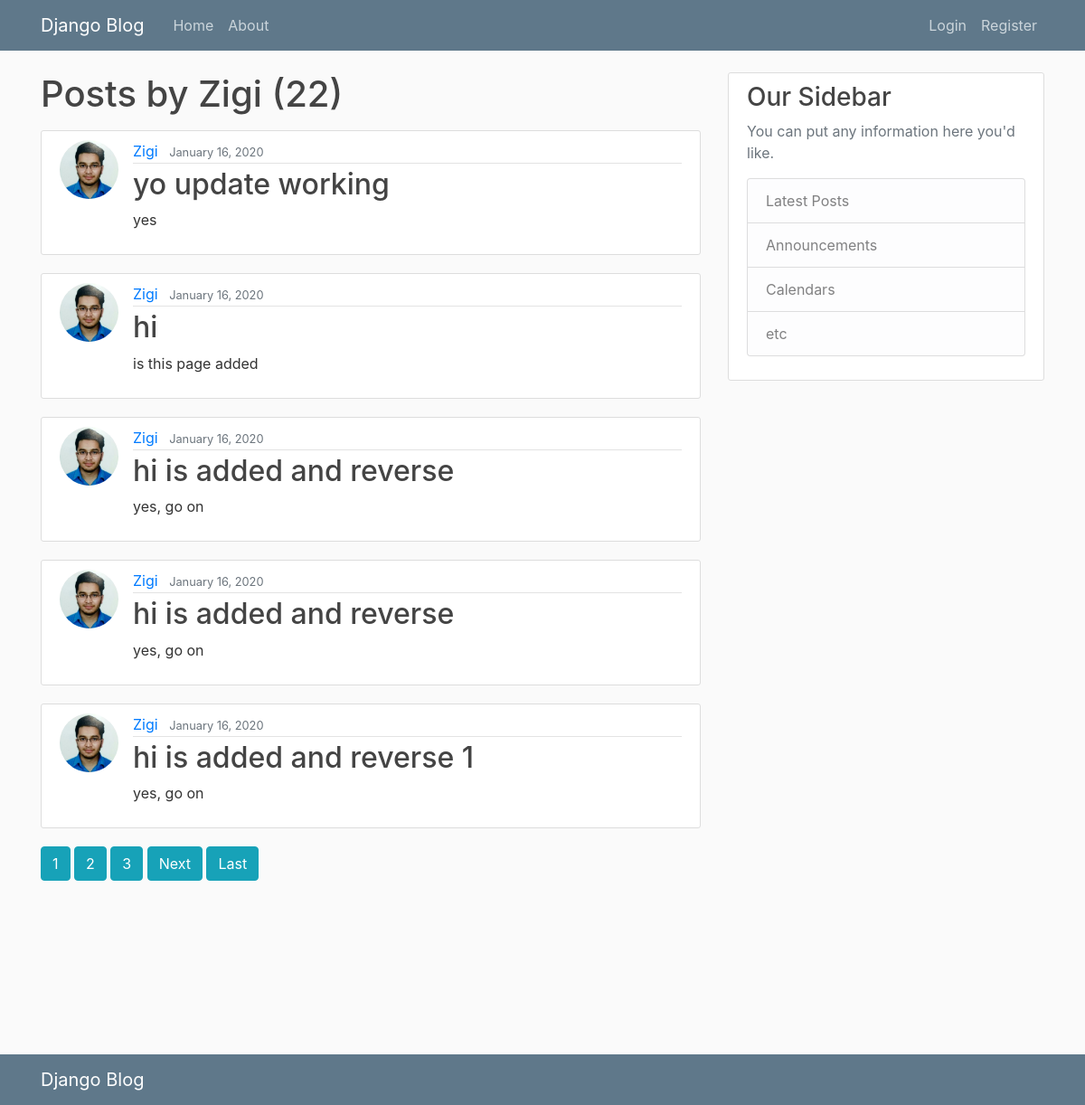
The app's page /user/Zigi with its own data.
### blog/models.py (models this page shows, shortened)
class Post(models.Model):
    title = models.CharField(max_length=100)
    content = models.TextField()
    date_posted = models.DateTimeField(default=timezone.now)
    author = models.ForeignKey(User,on_delete=models.CASCADE)

### users/models.py (models this page shows, shortened)
class Profile(models.Model):
    user = models.OneToOneField(User, on_delete=models.CASCADE)
    image= models.ImageField(default='default.jpg', upload_to='profile_pics')

### blog/views.py (the view)
# urls.py: path('user/<str:username>', UserPostListView.as_view(), name='user-posts'),
class UserPostListView(ListView):
    model = Post
    template_name = 'blog/user_post.html'
    context_object_name ='posts'
    paginate_by = 5
    def get_queryset(self):
        user = get_object_or_404(User, username=self.kwargs.get('username'))
        return Post.objects.filter(author=user).order_by('-date_posted')

### blog/templates/blog/user_post.html (shortened to what this page needs)
{% extends "blog/layout.html" %}
{% block content %}
    <h1 class="mb-3">Posts by {{ view.kwargs.username }} ({{ page_obj.paginator.count }})</h1>
    {% for post in posts %}
        <article class="media content-section">
          <img class="rounded-circle article-img" src="{{ post.author.profile.image.url }}">
          <div class="media-body">
            <div class="article-metadata">
              <a class="mr-2" href="{% url 'user-posts' post.author.username %}">{{ post.author }}</a>
              <small class="text-muted">{{ post.date_posted|date:"F d, Y" }}</small>
            </div>
            <h2><a class="article-title" href="{% url 'post-detail' post.id %}">{{ post.title }}</a></h2>
            <p class="article-content">{{ post.content }}</p>
          </div>
        </article>
    {% endfor %}
    {% if is_paginated %}
      {% for num in page_obj.paginator.page_range  %}
        {% if page_obj.number == num %}
            <a class = "btn btn-info mb-4" href = "?page={{ num }}">{{ num }}</a>
        {% elif num > page_obj.number|add:'-3' and num  < page_obj.number|add:'3'%}
          <a class = "btn btn-info mb-4" href = "?page={{ num }}">{{ num }}</a>
        {% endif %}
      {% endfor %}
        {% if page_obj.has_next %}
          <a class = "btn btn-info mb-4" href="?page={{ page_obj.next.num_page_number }}">Next</a>
          <a class = "btn btn-info mb-4" href="?page={{ page_obj.paginator.numm_pages }}">Last</a>
        {% endif %}
    {% endif %}
{% endblock content %}

### blog/static/css/main.css (style rules this page uses)
body { background: #fafafa; color: #333333; margin-top: 5rem; }
h1, h2, h3, h4, h5, h6 { color: #444444; }
.content-section { background: #ffffff; padding: 10px 20px; border: 1px solid #dddddd; border-radius: 3px; margin-bottom: 20px; }
.article-title { color: #444444; }
.article-content { white-space: pre-line; }
.article-img { height: 65px; width: 65px; margin-right: 16px; }
.article-metadata { padding-bottom: 1px; margin-bottom: 4px; border-bottom: 1px solid #e3e3e3 }

### records on screen
Post: author.profile.image (picture), author "Zigi", date_posted "January 16, 2020", title "yo update working", content "yes"
Post: author.profile.image (picture), author "Zigi", date_posted "January 16, 2020", title "hi", content "is this page added"
Post: author.profile.image (picture), author "Zigi", date_posted "January 16, 2020", title "hi is added and reverse", content "yes, go on"
Post: author.profile.image (picture), author "Zigi", date_posted "January 16, 2020", title "hi is added and reverse", content "yes, go on"
Post: author.profile.image (picture), author "Zigi", date_posted "January 16, 2020", title "hi is added and reverse 1", content "yes, go on"

### other values on screen
{{ view.kwargs.username }} "Zigi"
{{ page_obj.paginator.count }} "22"
{{ num }} "1"
{{ num }} "2" "3"
